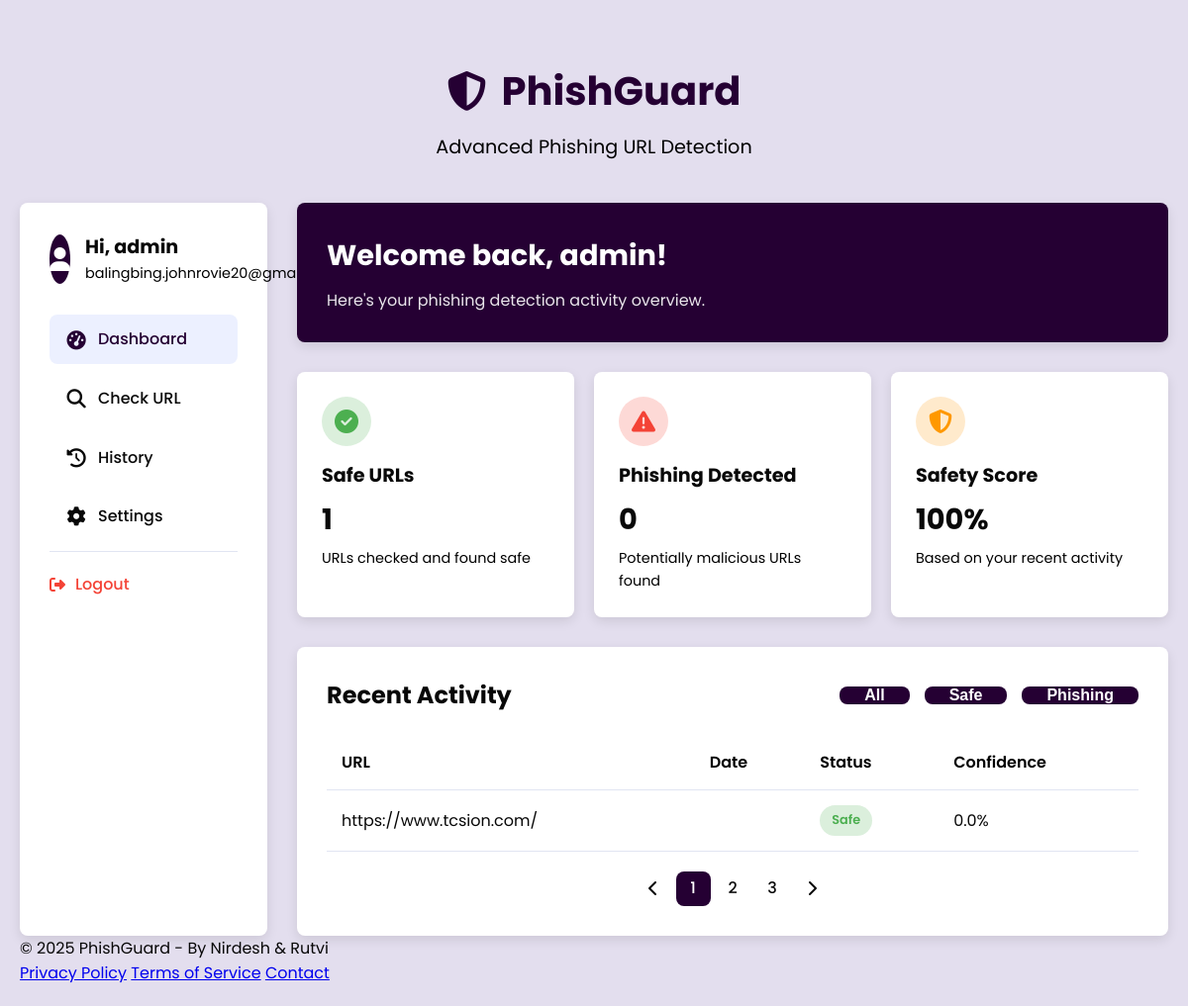
The page /dashboard (signed in) on the database its author committed.
### updated-flask-app.py (models this page shows, shortened)
class User(db.Model):
    id = db.Column(db.Integer, primary_key=True)
    username = db.Column(db.String(50), unique=True, nullable=False)
    email = db.Column(db.String(100), unique=True, nullable=False)
    password = db.Column(db.String(200), nullable=False)
    created_at = db.Column(db.DateTime, default=datetime.utcnow)
    searches = db.relationship('SearchHistory', backref='user', lazy=True)
    timestamp = db.Column(db.DateTime, default=datetime.utcnow)

class SearchHistory(db.Model):
    id = db.Column(db.Integer, primary_key=True)
    user_id = db.Column(db.Integer, db.ForeignKey('user.id'), nullable=False)
    url = db.Column(db.String(500), nullable=False)
    is_phishing = db.Column(db.Boolean, nullable=False)
    confidence = db.Column(db.Float, nullable=False)
    searched_at = db.Column(db.DateTime, default=datetime.utcnow)
    timestamp = db.Column(db.DateTime, default=datetime.utcnow)

### updated-flask-app.py (the view)
@app.route('/dashboard')
@login_required
def dashboard():
    user_id = session['user_id']
    user = User.query.get(user_id)
    safe_count = SearchHistory.query.filter_by(user_id=user_id, is_phishing=False).count()
    phishing_count = SearchHistory.query.filter_by(user_id=user_id, is_phishing=True).count()
    total_checks = safe_count + phishing_count
    safety_score = round((safe_count / total_checks) * 100) if total_checks > 0 else 100
    history = SearchHistory.query.filter_by(user_id=user_id).order_by(SearchHistory.searched_at.desc()).limit(10).all()
    return render_template('dashboard.html',
                          current_user=user,
                          safe_count=safe_count,
                          phishing_count=phishing_count,
                          safety_score=safety_score,
                          history=history)

### updated-flask-app.py (called while the page is built)
def login_required(f):
    @wraps(f)
    def decorated_function(*args, **kwargs):
        if 'user_id' not in session:
            flash('Please log in to access this page', 'danger')
            return redirect(url_for('login'))
        return f(*args, **kwargs)
    return decorated_function

### Templates/dashboard.html (shortened to what this page needs)
<!DOCTYPE html>
<html lang="en">
<head>
    <link rel="stylesheet" type="text/css" href="{{ url_for('static', filename='phishing-detector-css.css') }}">
    <link rel="stylesheet" href="https://cdnjs.cloudflare.com/ajax/libs/font-awesome/6.1.1/css/all.min.css">
</head>
<body>
    <div class="container">
        <header>
            <div class="logo">
                <i class="fas fa-shield-alt"></i>
                <h1>PhishGuard</h1>
            </div>
            <p class="tagline">Advanced Phishing URL Detection</p>
        </header>
        <div class="dashboard-container">
            <div class="sidebar">
                <div class="sidebar-header">
                    <div class="user-avatar">
                        <i class="fas fa-user"></i>
                    </div>
                    <div class="user-info">
                        <h3>Hi, {{ current_user.username }}</h3>
                        <p>{{ current_user.email }}</p>
                    </div>
                </div>
                <ul class="sidebar-menu">
                    <li>
                        <a href="{{ url_for('dashboard') }}" class="active">
                            <i class="fas fa-tachometer-alt"></i> Dashboard
                        </a>
                    </li>
                    <li>
                        <a href="{{ url_for('check_url') }}">
                            <i class="fas fa-search"></i> Check URL
                        </a>
                    </li>
                    <li>
                        <a href="{{ url_for('history') }}">
                            <i class="fas fa-history"></i> History
                        </a>
                    </li>
                    <li>
                        <a href="{{ url_for('settings') }}">
                            <i class="fas fa-cog"></i> Settings
                        </a>
                    </li>
                </ul>
                <div class="logout-link">
                    <a href="{{ url_for('logout') }}">
                        <i class="fas fa-sign-out-alt"></i> Logout
                    </a>
                </div>
            </div>
            <div class="main-content">
                <div class="welcome-banner">
                    <h2>Welcome back, {{ current_user.username }}!</h2>
                    <p>Here's your phishing detection activity overview.</p>
                </div>
                <div class="stats-cards">
                    <div class="stat-card">
                        <div class="stat-icon safe">
                            <i class="fas fa-check-circle"></i>
                        </div>
                        <h3>Safe URLs</h3>
                        <div class="stat-value">{{ safe_count }}</div>
                        <div class="stat-label">URLs checked and found safe</div>
                    </div>
                    <div class="stat-card">
                        <div class="stat-icon danger">
                            <i class="fas fa-exclamation-triangle"></i>
                        </div>
                        <h3>Phishing Detected</h3>
                        <div class="stat-value">{{ phishing_count }}</div>
                        <div class="stat-label">Potentially malicious URLs found</div>
                    </div>
                    <div class="stat-card">
                        <div class="stat-icon warning">
                            <i class="fas fa-shield-alt"></i>
                        </div>
                        <h3>Safety Score</h3>
                        <div class="stat-value">{{ safety_score }}%</div>
                        <div class="stat-label">Based on your recent activity</div>
                    </div>
                </div>
                <div class="history-section">
                    <div class="history-header">
                        <h2>Recent Activity</h2>
                        <div class="history-filters">
                            <button class="btn-outline">All</button>
                            <button class="btn-outline">Safe</button>
                            <button class="btn-outline">Phishing</button>
                        </div>
                    </div>
                    <table class="history-table">
                        <thead>
                            <tr>
                                <th>URL</th>
                                <th>Date</th>
                                <th>Status</th>
                                <th>Confidence</th>
                            </tr>
                        </thead>
                        <tbody>
                            {% for entry in history %}
                            <tr>
                                <td>{{ entry.url }}</td>
                                <td>{{ entry.date }}</td>
                                <td>
                                    {% if entry.is_phishing %}
                                    <span class="status-badge phishing">Phishing</span>
                                    {% else %}
                                    <span class="status-badge safe">Safe</span>
                                    {% endif %}
                                </td>
                                <td>{{ entry.confidence }}%</td>
                            </tr>
                            {% endfor %}
                        </tbody>
                    </table>
                    <div class="pagination">
                        <a href="#"><i class="fas fa-chevron-left"></i></a>
                        <a href="#" class="active">1</a>
                        <a href="#">2</a>
                        <a href="#">3</a>
                        <a href="#"><i class="fas fa-chevron-right"></i></a>
                    </div>
                </div>
            </div>
        </div>
        <footer>
            <p>&copy; 2025 PhishGuard - By Nirdesh & Rutvi</p>
            <div class="footer-links">
                <a href="#">Privacy Policy</a>
                <a href="#">Terms of Service</a>
                <a href="#">Contact</a>
            </div>
        </footer>
    </div>
</body>
</html>

### static/phishing-detector-css.css (style rules this page uses)
:root { --primary-color: #250033; --primary-dark: #3a56c5; --secondary-color: #f50057; --text-color: #080808; --text-light: #000000; --background-color: #e3deee; --card-bg: #ffffff; --safe-color: #4caf50; --warning-color: #ff9800; --danger-color: #f44336; --border-radius: 8px; --box-shadow: 0 4px 12px rgba(0, 0, 0, 0.1); --transition: all 0.3s ease; }
* { margin: 0; padding: 0; box-sizing: border-box; }
body { font-family: 'Poppins', sans-serif; background-color: var(--background-color); color: var(--text-color); line-height: 1.6; padding: 0; margin: 0; }
.container { max-width: 1200px; margin: 0 auto; padding: 20px; }
header { text-align: center; padding: 40px 20px; }
.logo { display: flex; align-items: center; justify-content: center; margin-bottom: 10px; }
.logo i { font-size: 2.5rem; color: var(--primary-color); margin-right: 15px; }
.logo h1 { font-size: 2.5rem; font-weight: 700; color: var(--primary-color); }
.tagline { font-size: 1.2rem; color: var(--text-light); max-width: 600px; margin: 0 auto; }
button { background-color: var(--primary-color); color: white; border: none; border-radius: var(--border-radius); padding: 0 25px; font-size: 1rem; font-weight: 600; cursor: pointer; transition: var(--transition); display: flex; align-items: center; gap: 8px; }

### rows shown on the page
User: username "admin", email "balingbing.johnrovie20@gmail.com"
SearchHistory: url "https://www.tcsion.com/", is_phishing "Safe", confidence "0.0"

### other values the page prints
{{ safe_count }} "1"
{{ phishing_count }} "0"
{{ safety_score }} "100"
